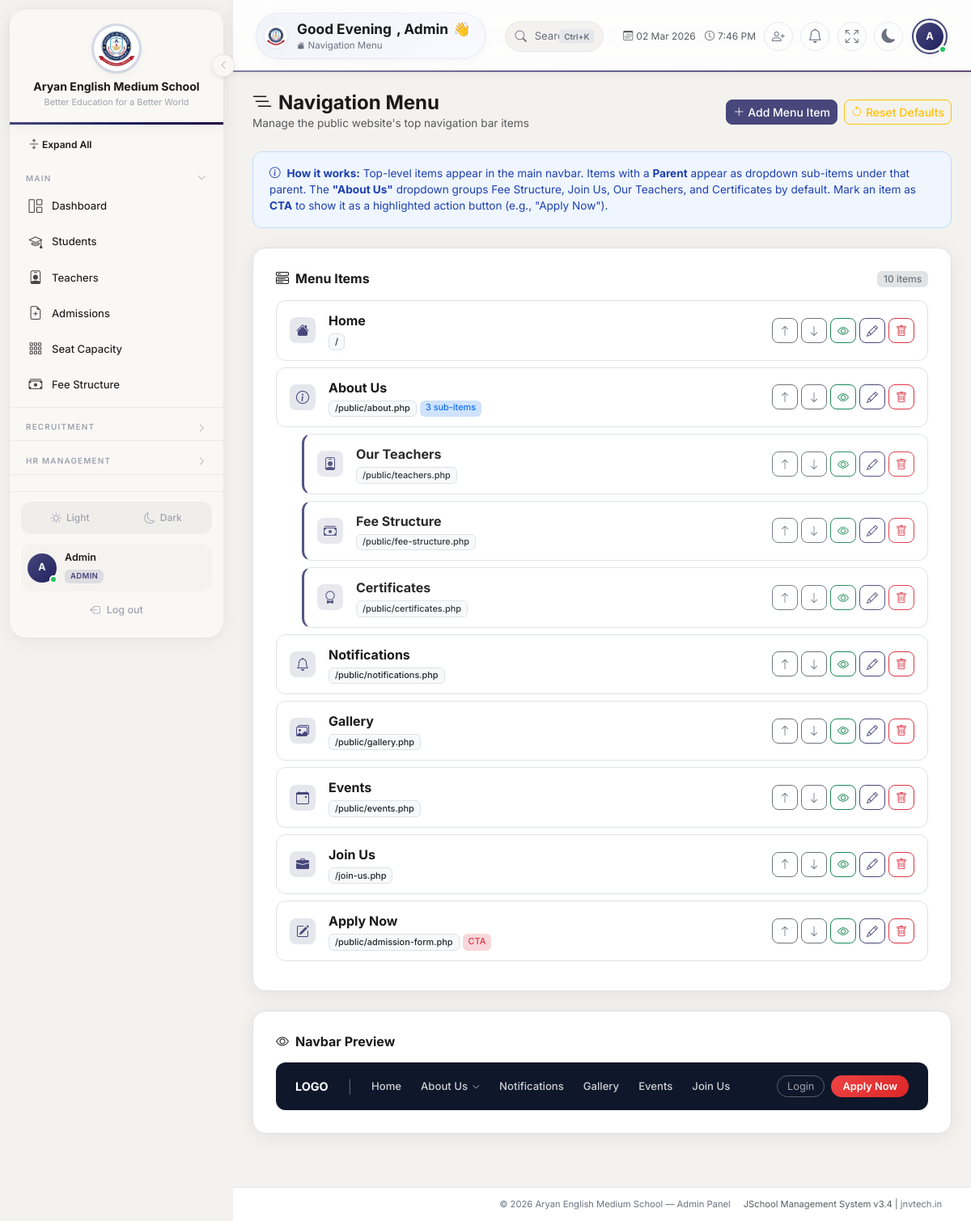
/admin/navigation-settings.php (signed in), run on the app's committed database.
### tables this page shows
CREATE TABLE `nav_menu_items` (
  `id` int(10) unsigned NOT NULL AUTO_INCREMENT,
  `label` varchar(100) NOT NULL,
  `url` varchar(255) NOT NULL,
  `icon` varchar(50) DEFAULT NULL,
  `link_type` enum('internal','external') NOT NULL DEFAULT 'internal',
  `is_visible` tinyint(1) NOT NULL DEFAULT 1,
  `is_cta` tinyint(1) NOT NULL DEFAULT 0,
  `sort_order` int(11) NOT NULL DEFAULT 0,
  `created_at` datetime NOT NULL DEFAULT current_timestamp(),
  `updated_at` datetime NOT NULL DEFAULT current_timestamp() ON UPDATE current_timestamp(),
  `parent_id` int(11) DEFAULT NULL,
  PRIMARY KEY (`id`)
);

### admin/navigation-settings.php (the view, shortened to what this page needs)
<?php
$db = getDB();
try {
    $db->exec("CREATE TABLE IF NOT EXISTS nav_menu_items (
        id INT AUTO_INCREMENT PRIMARY KEY,
        label VARCHAR(100) NOT NULL,
        url VARCHAR(255) NOT NULL,
        icon VARCHAR(50) DEFAULT 'bi-circle',
        link_type ENUM('internal','external') DEFAULT 'internal',
        is_cta TINYINT(1) DEFAULT 0,
        is_visible TINYINT(1) DEFAULT 1,
        parent_id INT DEFAULT NULL,
        sort_order INT DEFAULT 0,
        created_at DATETIME DEFAULT CURRENT_TIMESTAMP,
        updated_at DATETIME DEFAULT CURRENT_TIMESTAMP ON UPDATE CURRENT_TIMESTAMP
    )");
} catch (Exception $e) {
}
try {
    $db->exec("ALTER TABLE nav_menu_items ADD COLUMN parent_id INT DEFAULT NULL");
} catch (Exception $e) {
}
try {
    $allItems = $db->query("SELECT * FROM nav_menu_items ORDER BY sort_order ASC, id ASC")->fetchAll(PDO::FETCH_ASSOC);
} catch (Exception $e) {
    $allItems = [];
}
$topLevelItems = [];
$childItems = [];
foreach ($allItems as $item) {
    if ($item['parent_id']) {
        $childItems[$item['parent_id']][] = $item;
    } else {
        $topLevelItems[] = $item;
    }
}
require_once __DIR__ . '/../includes/header.php';
?>
<div class="d-flex align-items-center justify-content-between mb-4">
    <div>
        <h4 class="fw-bold mb-0"><i class="bi bi-list-nested me-2"></i>Navigation Menu</h4>
        <p class="text-muted mb-0" style="font-size:.85rem">Manage the public website's top navigation bar items</p>
    </div>
    <div class="d-flex gap-2">
        <button class="btn btn-primary btn-sm" data-bs-toggle="modal" data-bs-target="#addItemModal"><i class="bi bi-plus-lg me-1"></i>Add Menu Item</button>
        <form method="POST" class="d-inline" onsubmit="return confirm('Reset menu to default items? This will remove all custom items.')">
            <button type="submit" class="btn btn-outline-warning btn-sm"><i class="bi bi-arrow-counterclockwise me-1"></i>Reset Defaults</button>
        </form>
    </div>
</div>
<div class="info-card">
    <i class="bi bi-info-circle me-1"></i>
    <strong>How it works:</strong> Top-level items appear in the main navbar. Items with a <strong>Parent</strong> appear as dropdown sub-items under that parent.
    The <strong>"About Us"</strong> dropdown groups Fee Structure, Join Us, Our Teachers, and Certificates by default.
    Mark an item as <strong>CTA</strong> to show it as a highlighted action button (e.g., "Apply Now").
</div>
<div class="settings-card">
    <div class="d-flex align-items-center justify-content-between mb-3">
        <h6 class="section-title mb-0"><i class="bi bi-menu-button-wide me-2"></i>Menu Items</h6>
        <span class="badge bg-secondary-subtle text-secondary"><?= count($allItems) ?> items</span>
    </div>
    <?php if (empty($allItems)): ?>
        <div class="text-center py-4">
            <i class="bi bi-inbox text-muted" style="font-size:2rem"></i>
            <p class="text-muted mt-2 mb-0">No menu items configured. Click "Add Menu Item" or "Reset Defaults" to get started.</p>
        </div>
    <?php else: ?>
        <?php foreach ($topLevelItems as $item): ?>
            <div class="menu-item-row">
                <div class="d-flex align-items-center gap-3">
                    <div class="menu-icon-preview"><i class="bi <?= htmlspecialchars($item['icon'] ?? 'bi-circle') ?>"></i></div>
                    <div>
                        <strong><?= htmlspecialchars($item['label']) ?></strong>
                        <div class="d-flex gap-1 mt-1 flex-wrap">
                            <span class="badge bg-light text-dark border" style="font-size:.68rem"><?= htmlspecialchars($item['url']) ?></span>
                            <?php if ($item['is_cta']): ?><span class="badge bg-danger-subtle text-danger" style="font-size:.68rem">CTA</span><?php endif; ?>
                            <?php if (isset($childItems[$item['id']]) && count($childItems[$item['id']]) > 0): ?>
                                <span class="badge bg-primary-subtle text-primary" style="font-size:.68rem"><?= count($childItems[$item['id']]) ?> sub-items</span>
                            <?php endif; ?>
                        </div>
                    </div>
                </div>
                <div class="d-flex gap-1 align-items-center">
                    <form method="POST" class="d-inline"><button type="submit" class="btn btn-outline-secondary btn-sm" title="Move up"><i class="bi bi-arrow-up"></i></button></form>
                    <form method="POST" class="d-inline"><button type="submit" class="btn btn-outline-secondary btn-sm" title="Move down"><i class="bi bi-arrow-down"></i></button></form>
                    <form method="POST" class="d-inline"><button type="submit" class="btn btn-outline-<?= $item['is_visible'] ? 'success' : 'warning' ?> btn-sm" title="<?= $item['is_visible'] ? 'Hide' : 'Show' ?>"><i class="bi bi-<?= $item['is_visible'] ? 'eye' : 'eye-slash' ?>"></i></button></form>
                    <button class="btn btn-outline-primary btn-sm" onclick="editItem(<?= htmlspecialchars(json_encode($item)) ?>)" title="Edit"><i class="bi bi-pencil"></i></button>
                    <form method="POST" class="d-inline" onsubmit="return confirm('Delete this menu item?')"><button type="submit" class="btn btn-outline-danger btn-sm" title="Delete"><i class="bi bi-trash"></i></button></form>
                </div>
            </div>
            <?php if (isset($childItems[$item['id']])): ?>
                <?php foreach ($childItems[$item['id']] as $child): ?>
                <div class="menu-item-row is-child">
                    <div class="d-flex align-items-center gap-3">
                        <div class="menu-icon-preview"><i class="bi <?= htmlspecialchars($child['icon'] ?? 'bi-circle') ?>"></i></div>
                        <div>
                            <strong><?= htmlspecialchars($child['label']) ?></strong>
                            <div class="d-flex gap-1 mt-1 flex-wrap">
                                <span class="badge bg-light text-dark border" style="font-size:.68rem"><?= htmlspecialchars($child['url']) ?></span>
                            </div>
                        </div>
                    </div>
                    <div class="d-flex gap-1 align-items-center">
                        <form method="POST" class="d-inline"><button type="submit" class="btn btn-outline-secondary btn-sm" title="Move up"><i class="bi bi-arrow-up"></i></button></form>
                        <form method="POST" class="d-inline"><button type="submit" class="btn btn-outline-secondary btn-sm" title="Move down"><i class="bi bi-arrow-down"></i></button></form>
                        <form method="POST" class="d-inline"><button type="submit" class="btn btn-outline-<?= $child['is_visible'] ? 'success' : 'warning' ?> btn-sm" title="<?= $child['is_visible'] ? 'Hide' : 'Show' ?>"><i class="bi bi-<?= $child['is_visible'] ? 'eye' : 'eye-slash' ?>"></i></button></form>
                        <button class="btn btn-outline-primary btn-sm" onclick="editItem(<?= htmlspecialchars(json_encode($child)) ?>)" title="Edit"><i class="bi bi-pencil"></i></button>
                        <form method="POST" class="d-inline" onsubmit="return confirm('Delete this menu item?')"><button type="submit" class="btn btn-outline-danger btn-sm" title="Delete"><i class="bi bi-trash"></i></button></form>
                    </div>
                </div>
                <?php endforeach; ?>
            <?php endif; ?>
        <?php endforeach; ?>
    <?php endif; ?>
</div>
<div class="settings-card">
    <h6 class="section-title"><i class="bi bi-eye me-2"></i>Navbar Preview</h6>
    <div style="background:#0f172a;border-radius:12px;padding:1rem 1.5rem;display:flex;align-items:center;gap:1.5rem;flex-wrap:wrap;">
        <span style="color:#fff;font-weight:700;font-size:0.9rem;">LOGO</span>
        <span style="color:rgba(255,255,255,0.3);">|</span>
        <?php foreach ($topLevelItems as $item): ?>
            <?php if ($item['is_cta']) continue; ?>
            <span style="color:rgba(255,255,255,0.8);font-size:0.82rem;font-weight:500;">
                <?= htmlspecialchars($item['label']) ?>
                <?php if (isset($childItems[$item['id']])): ?>
                    <i class="bi bi-chevron-down" style="font-size:0.6rem;margin-left:2px;"></i>
                <?php endif; ?>
            </span>
        <?php endforeach; ?>
        <span style="margin-left:auto;display:flex;gap:0.5rem;align-items:center;">
            <span style="color:rgba(255,255,255,0.6);font-size:0.8rem;border:1px solid rgba(255,255,255,0.3);padding:3px 12px;border-radius:50px;">Login</span>
            <?php foreach ($allItems as $item): if ($item['is_cta'] && $item['is_visible']): ?>
                <span style="background:linear-gradient(135deg,#ef4444,#dc2626);color:#fff;padding:4px 14px;border-radius:50px;font-size:0.8rem;font-weight:600;"><?= htmlspecialchars($item['label']) ?></span>
            <?php endif; endforeach; ?>
        </span>
    </div>
</div>
<?php require_once __DIR__ . '/../includes/footer.php'; ?>

### admin/navigation-settings.php (style rules this page uses)
.settings-card { background: var(--bs-body-bg); border: 1px solid var(--bs-border-color); border-radius: 16px; box-shadow: 0 4px 24px rgba(0,0,0,0.07); padding: 1.75rem; margin-bottom: 1.5rem; }
.section-title { font-size: 1rem; font-weight: 700; margin-bottom: 1rem; }
.menu-item-row { display: flex; align-items: center; justify-content: space-between; padding: 0.75rem 1rem; border: 1px solid var(--bs-border-color); border-radius: 12px; margin-bottom: 0.5rem; transition: background 0.15s; }
.menu-item-row.is-child { margin-left: 2rem; border-left: 3px solid var(--brand-primary, #1e40af); opacity: 0.92; }
.menu-icon-preview { width: 32px; height: 32px; border-radius: 8px; background: var(--brand-primary-light, #e0e7ff); display: flex; align-items: center; justify-content: center; font-size: 1rem; color: var(--brand-primary, #1e40af); flex-shrink: 0; }
.info-card { background: #eff6ff; border: 1px solid #bfdbfe; border-radius: 12px; padding: 1rem 1.25rem; margin-bottom: 1.5rem; font-size: 0.85rem; color: #1e40af; }

### data on the page
nav_menu_items: label "Home", url "/", is_visible 1 (drawn)
nav_menu_items: label "About Us", url "/public/about.php", id "3", is_visible 1 (drawn)
nav_menu_items: label "Our Teachers", url "/public/teachers.php", is_visible 1 (drawn)
nav_menu_items: label "Fee Structure", url "/public/fee-structure.php", is_visible 1 (drawn)
nav_menu_items: label "Certificates", url "/public/certificates.php", is_visible 1 (drawn)
nav_menu_items: label "Notifications", url "/public/notifications.php", is_visible 1 (drawn)
nav_menu_items: label "Gallery", url "/public/gallery.php", is_visible 1 (drawn)
nav_menu_items: label "Events", url "/public/events.php", is_visible 1 (drawn)
nav_menu_items: label "Join Us", url "/join-us.php", is_visible 1 (drawn)
nav_menu_items: label "Apply Now", url "/public/admission-form.php", is_cta "CTA", is_visible 1 (drawn)

### other printed values
$schoolName "Aryan English Medium School"
$schoolTagline "Better Education for a Better World"
$_userInitials "A"
$_userName "Admin"
$_roleLabel "ADMIN"
explode(' ', $_userName)[0] "Admin"
$pageTitle "Navigation Menu"
count($allItems) "10"
$_footerSchoolName "Aryan English Medium School"
